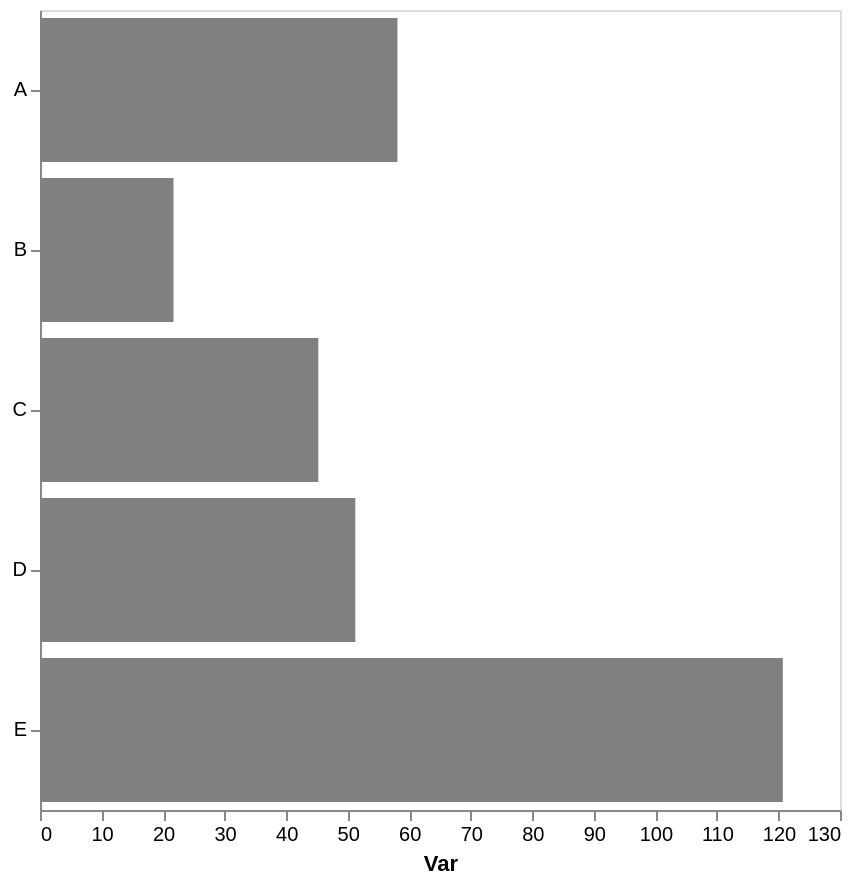

This figure's Vega-Lite source:
### Vega-Lite specification from a JSON file in a GitHub repository (floating-point values rounded to 4 significant figures)
{"config": {"view": {"continuousWidth": 300, "continuousHeight": 300}, "axis": {"grid": false}, "bar": {"color": "gray"}}, "data": {"name": "data-32da8d9bc05f6fa9a64260ba7df8bb5a"}, "mark": {"type": "bar"}, "encoding": {"x": {"aggregate": "mean", "axis": {"title": "Var"}, "field": "var1", "type": "quantitative"}, "y": {"axis": {"title": null}, "field": "cat", "type": "nominal"}}, "height": 400, "width": 400, "$schema": "https://vega.github.io/schema/vega-lite/v5.17.0.json", "datasets": {"data-32da8d9bc05f6fa9a64260ba7df8bb5a": [{"cat": "C", "var1": 38.36, "var2": 47.77}, {"cat": "C", "var1": 49.13, "var2": 48.78}, {"cat": "B", "var1": 22.35, "var2": 60.76}, {"cat": "E", "var1": 120.7, "var2": 49.92}, {"cat": "B", "var1": 23.89, "var2": 40.57}, {"cat": "A", "var1": 55.14, "var2": 57.93}, {"cat": "D", "var1": 58.32, "var2": 40.56}, {"cat": "C", "var1": 28.78, "var2": 50.86}, {"cat": "D", "var1": 44.15, "var2": 33.02}, {"cat": "A", "var1": 61.03, "var2": 32.21}, {"cat": "C", "var1": 64.64, "var2": 57.23}, {"cat": "B", "var1": 18.84, "var2": 67.15}]}}
